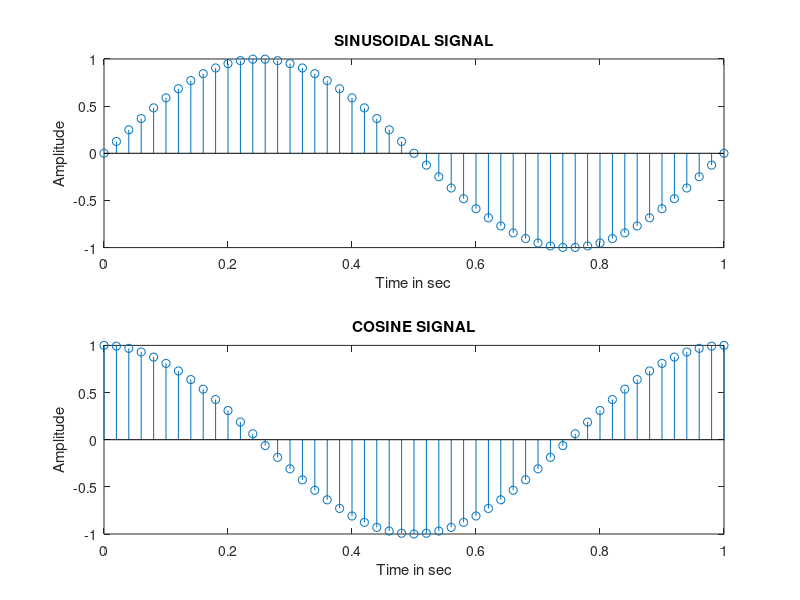

This figure's MATLAB source:
%Sine_Cosine
clc
close all
clear ALL
n = (0: 0.02: 1);
f = sin(2*pi*n);
subplot(2,1,1), stem(n,f);
xlabel ('Time in sec'), ylabel ('Amplitude');
title ('SINUSOIDAL SIGNAL')
n = (0:0.02:1);
f = cos(2*pi*n);
subplot(2,1,2), stem(n,f);
xlabel ('Time in sec'), ylabel ('Amplitude');
title ('COSINE SIGNAL')

